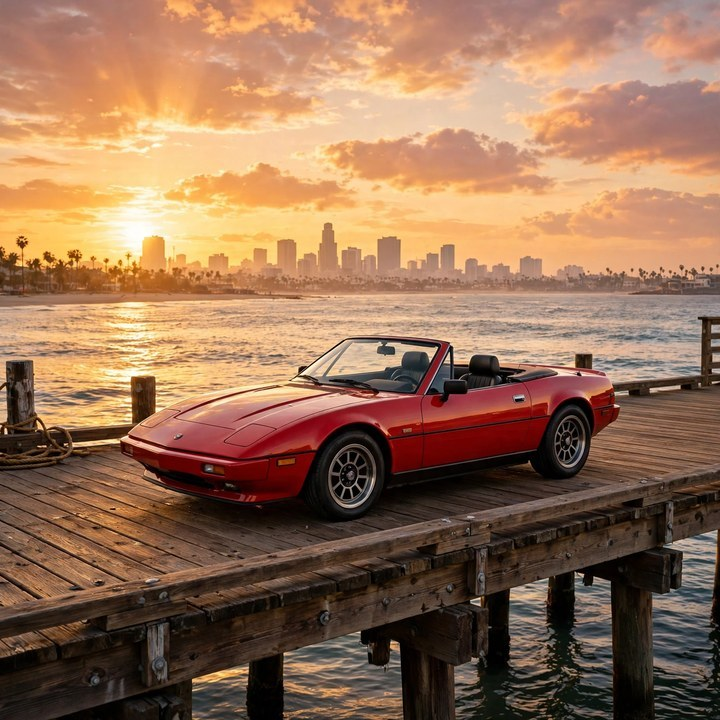
#> input picture app/samples/pier.jpg, 720 x 720 px; the run also reads 1 picture not shown here
$ python make_screenshots.py
#> lines starting #> are read from the running program, lines starting #| are printed output that depends on the picture
"""Generate the four Vice Cover Maker screenshots from the bundled photos.

Covers mirror what app/src/cover.js draws: a large left panel plus two
stacked right panels, thin gaps, a sunset or neon tint, and bold Anton
caption lettering across the bottom. The editor shot draws the dark
editor chrome around a live cover preview. Every file is JPEG, sized
to the gate limits (long side <= 1280, short side >= 480, <= 256 KiB).
"""

from pathlib import Path

from PIL import Image, ImageDraw, ImageEnhance, ImageFont

ROOT = Path(__file__).resolve().parent.parent
FONT_PATH = ROOT / "app" / "fonts" / "Anton-Regular.ttf"
SHOTS = ROOT / "screenshots"
MAX_BYTES = 256 * 1024

PIER = ROOT / "app" / "samples" / "pier.jpg"
BOULEVARD = ROOT / "app" / "samples" / "boulevard.jpg"
SUNSET = ROOT / "app" / "plates" / "sunset.jpg"
NEON = ROOT / "app" / "plates" / "neon.jpg"


def crop_fill(image: Image.Image, width: int, height: int) -> Image.Image:
    """Crop an image so it fills width x height, centred."""
    src_w, src_h = image.size
    scale = max(width / src_w, height / src_h)
    resized = image.resize(
        (max(1, round(src_w * scale)), max(1, round(src_h * scale))),
        Image.LANCZOS,
    )
    left = (resized.width - width) // 2
    top = (resized.height - height) // 2
    return resized.crop((left, top, left + width, top + height))


def tint_sunset(image: Image.Image) -> Image.Image:
    warm = ImageEnhance.Color(image).enhance(1.12)
    overlay = Image.new("RGB", image.size, (255, 120, 60))
    blended = Image.blend(warm, overlay, 0.12)
    return ImageEnhance.Brightness(blended).enhance(1.03)


def tint_neon(image: Image.Image) -> Image.Image:
    boosted = ImageEnhance.Color(image).enhance(1.25)
    magenta = Image.new("RGB", image.size, (255, 46, 196))
    cyan = Image.new("RGB", image.size, (25, 227, 255))
    half = Image.blend(boosted, magenta, 0.10)
    return Image.blend(half, cyan, 0.08)


def panel_cover(width: int, height: int, photos, tint, caption: str, subtitle: str) -> Image.Image:
    gap = max(6, round(min(width, height) * 0.012))
    band = round(height * 0.2)
    art_h = height - band
    main_w = round(width * 0.62)
    side_w = width - main_w - gap
    side_h = (art_h - gap) // 2
    rects = [
        (0, 0, main_w, art_h),
        (main_w + gap, 0, side_w, side_h),
        (main_w + gap, side_h + gap, side_w, art_h - side_h - gap),
    ]
    canvas = Image.new("RGB", (width, height), (11, 7, 20))
    for rect, photo_path in zip(rects, photos):
        x, y, w, h = rect
        with Image.open(photo_path) as source:
            panel = tint(crop_fill(source.convert("RGB"), w, h))
        canvas.paste(panel, (x, y))
    draw = ImageDraw.Draw(canvas, "RGBA")
    for x, y, w, h in rects:
        draw.rectangle([x, y, x + w - 1, y + h - 1], outline=(8, 4, 14, 230), width=3)
    # Caption band: dark fade at the bottom with bold Anton lettering.
    for row in range(band):
        alpha = round(60 + 195 * (row / max(1, band - 1)))
        draw.line([(0, art_h + row), (width, art_h + row)], fill=(10, 5, 16, alpha))
    title_size = round(height * 0.085)
    title_font = ImageFont.truetype(str(FONT_PATH), title_size)
    while title_font.getlength(caption) > width * 0.92 and title_size > 12:
        title_size -= 2
        title_font = ImageFont.truetype(str(FONT_PATH), title_size)
    sub_font = ImageFont.truetype(str(FONT_PATH), max(14, round(title_size * 0.32)))
    title_y = art_h + round(band * 0.30)
    draw.text(
        (width // 2, title_y),
        caption,
        font=title_font,
        fill=(255, 210, 130, 255),
        anchor="mm",
        stroke_width=max(2, title_size // 18),
        stroke_fill=(20, 6, 20, 255),
    )
    draw.text(
        (width // 2, art_h + round(band * 0.74)),
        subtitle,
        font=sub_font,
        fill=(245, 238, 252, 255),
        anchor="mm",
    )
    return canvas


def save_limited(image: Image.Image, path: Path) -> None:
    for quality in (88, 82, 76, 70, 64, 58):
        image.save(path, format="JPEG", quality=quality, optimize=True)
        if path.stat().st_size <= MAX_BYTES:
            print(f"wrote {path.name} {image.width}x{image.height} q={quality} {path.stat().st_size} bytes")
            return
    raise SystemExit(f"{path.name} exceeds {MAX_BYTES} bytes even at low quality")


def editor_shot(cover: Image.Image) -> Image.Image:
    width, height = 1280, 720
    canvas = Image.new("RGB", (width, height), (20, 16, 28))
    draw = ImageDraw.Draw(canvas)
    brand_font = ImageFont.truetype(str(FONT_PATH), 30)
    label_font = ImageFont.truetype(str(FONT_PATH), 15)
    small_font = ImageFont.truetype(str(FONT_PATH), 13)
    draw.text((24, 18), "VICE COVER MAKER", font=brand_font, fill=(255, 150, 80))
    # Controls column.
    col_x, col_y, col_w = 24, 70, 300
    draw.rounded_rectangle([col_x, col_y, col_x + col_w, height - 24], radius=12, fill=(33, 26, 48), outline=(58, 45, 82), width=2)
    rows = [
        ("PHOTO", "pier.jpg"),
        ("SIZE", "1080 x 1080"),
        ("GRADE", "Sunset"),
        ("CAPTION", "VICE CITY"),
        ("PANEL", "Main panel"),
        ("ZOOM", "1.00x"),
    ]
    y = col_y + 18
    for label, value in rows:
        draw.text((col_x + 16, y), label, font=label_font, fill=(185, 168, 217))
        y += 22
        draw.rounded_rectangle([col_x + 16, y, col_x + col_w - 16, y + 34], radius=7, fill=(23, 18, 33), outline=(58, 45, 82), width=1)
        draw.text((col_x + 26, y + 8), value, font=small_font, fill=(245, 238, 252))
        y += 48
    draw.rounded_rectangle([col_x + 16, y + 4, col_x + col_w - 16, y + 48], radius=9, fill=(233, 79, 122))
    draw.text((col_x + col_w // 2, y + 26), "EXPORT PNG", font=label_font, fill=(255, 255, 255), anchor="mm")
    # Cover preview in the centre.
    preview = cover.resize((640, 640), Image.LANCZOS)
    px = col_x + col_w + 40
    py = 70
    canvas.paste(preview, (px, py))
    draw.rectangle([px, py, px + preview.width - 1, py + preview.height - 1], outline=(58, 45, 82), width=2)
    draw.text((px + preview.width // 2, py + preview.height + 18), "LIVE PREVIEW", font=small_font, fill=(185, 168, 217), anchor="mm")
    return canvas


def main() -> None:
    SHOTS.mkdir(parents=True, exist_ok=True)
    landscape = panel_cover(1280, 720, [PIER, SUNSET, BOULEVARD], tint_sunset, "VICE CITY", "A POSTER STORY")
#> in panel_cover, source is the input picture: PIL image 720x720 RGB; mean R, G, B 151.2, 113.1, 86
#> in tint_sunset, `overlay = Image.new("RGB", image.size, (255, 120, 60))`:
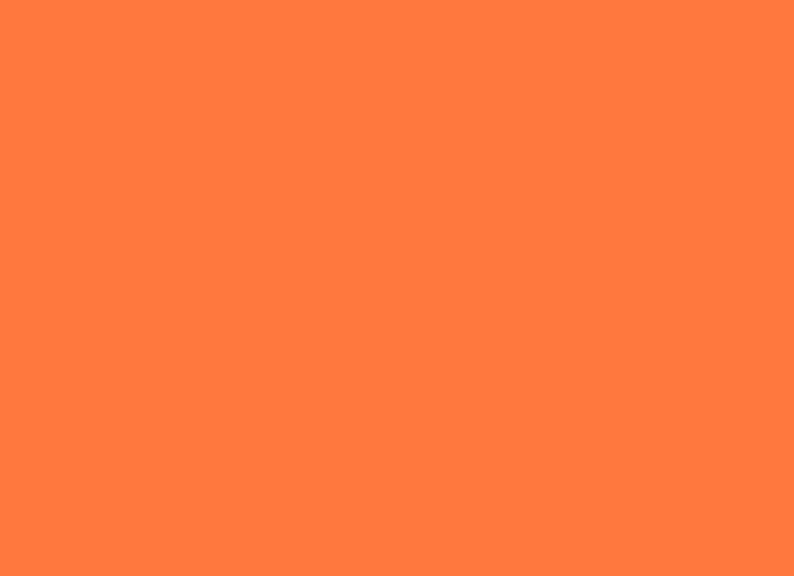
#> overlay: PIL image 794x576 RGB; mean R, G, B 255, 120, 60
#> in tint_sunset, `blended = Image.blend(warm, overlay, 0.12)`:
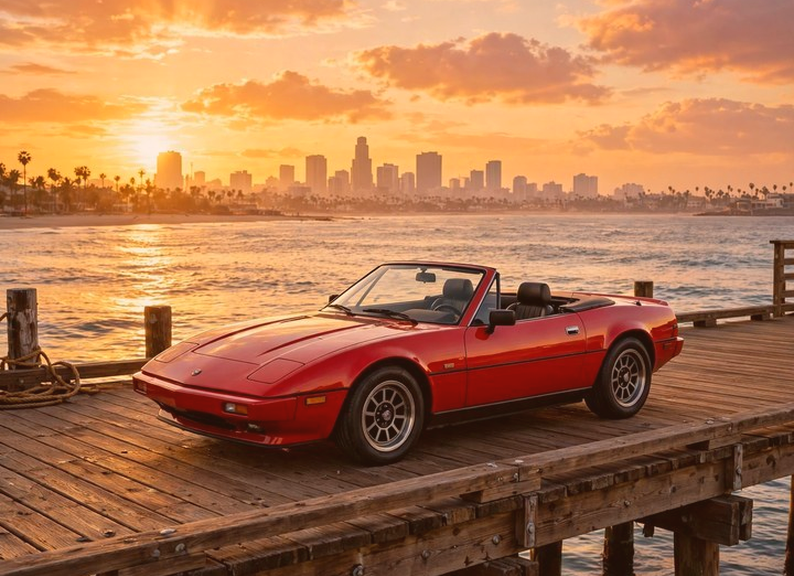
#> blended: PIL image 794x576 RGB; mean R, G, B 172.9, 117.1, 80.1
#> pass 2 of the loop in panel_cover, `for rect, photo_path in zip(rects, photos):`:
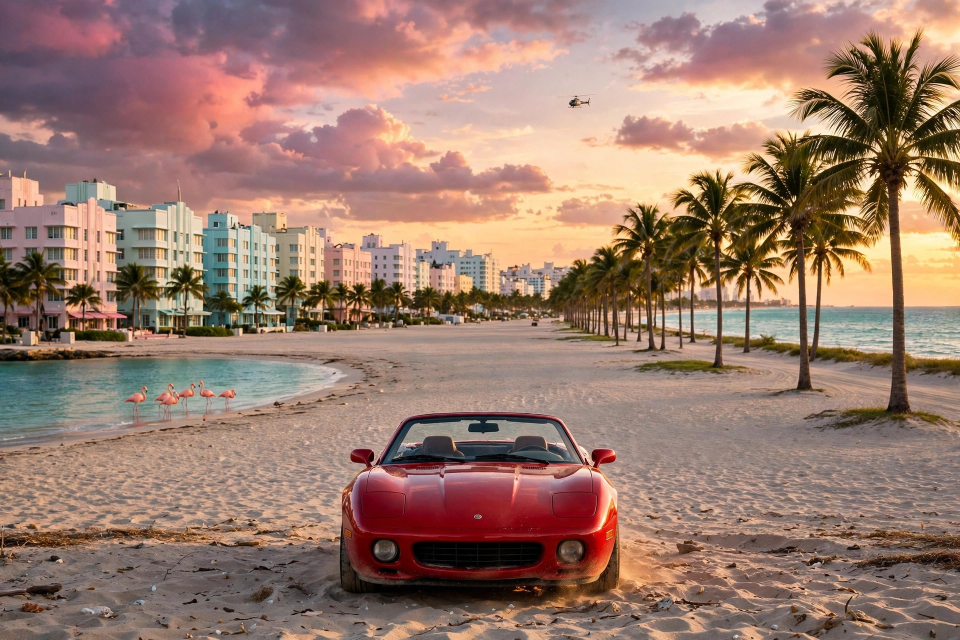
#> input picture app/plates/sunset.jpg, 1920 x 1280 px (shown at 1/2 size)
#> in panel_cover, source is the input picture: PIL image 1920x1280 RGB; mean R, G, B 154.7, 123.6, 109.5
#> resized: PIL image 477x318 RGB
#> warm: PIL image 477x283 RGB
#> overlay: PIL image 477x283 RGB
#> blended: PIL image 477x283 RGB
#> pass 3 of the loop in panel_cover, `for rect, photo_path in zip(rects, photos):`:
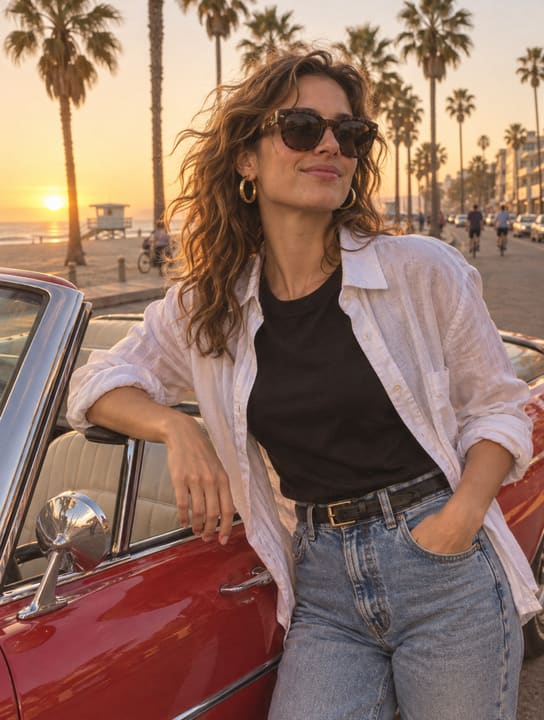
#> input picture app/samples/boulevard.jpg, 544 x 720 px
#> in panel_cover, source is the input picture: PIL image 544x720 RGB; mean R, G, B 145.9, 114.4, 100.7
#> resized: PIL image 477x631 RGB
#> warm: PIL image 477x284 RGB
#> overlay: PIL image 477x284 RGB
#> blended: PIL image 477x284 RGB
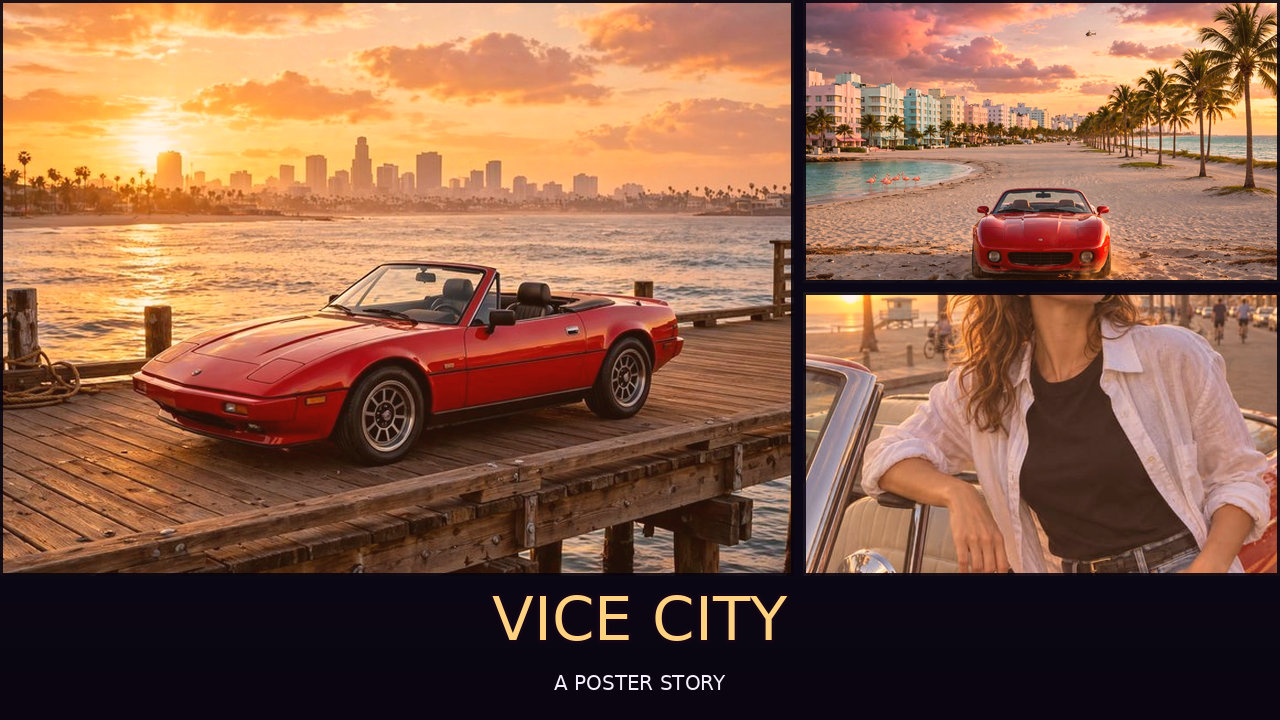
#> landscape: PIL image 1280x720 RGB; mean R, G, B 136.9, 94.9, 72.4
    save_limited(landscape, SHOTS / "1-cover.jpg")
    square = panel_cover(1080, 1080, [PIER, SUNSET, BOULEVARD], tint_sunset, "VICE CITY", "A POSTER STORY")
#> call 2 of panel_cover, with width = 1080, height = 1080, caption = 'VICE CITY', subtitle = 'A POSTER STORY'
#> in panel_cover (call 2), `canvas = Image.new("RGB", (width, height), (11, 7, 20))`:
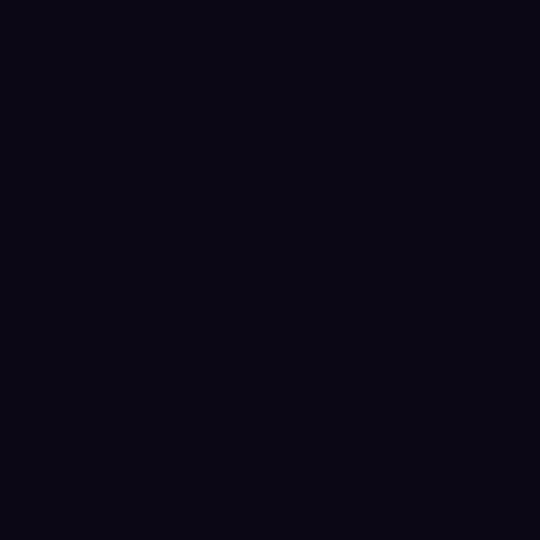
#> canvas: PIL image 1080x1080 RGB (shown at 1/2 size); mean R, G, B 11, 7, 20
#> in tint_sunset (call 4), `overlay = Image.new("RGB", image.size, (255, 120, 60))`:
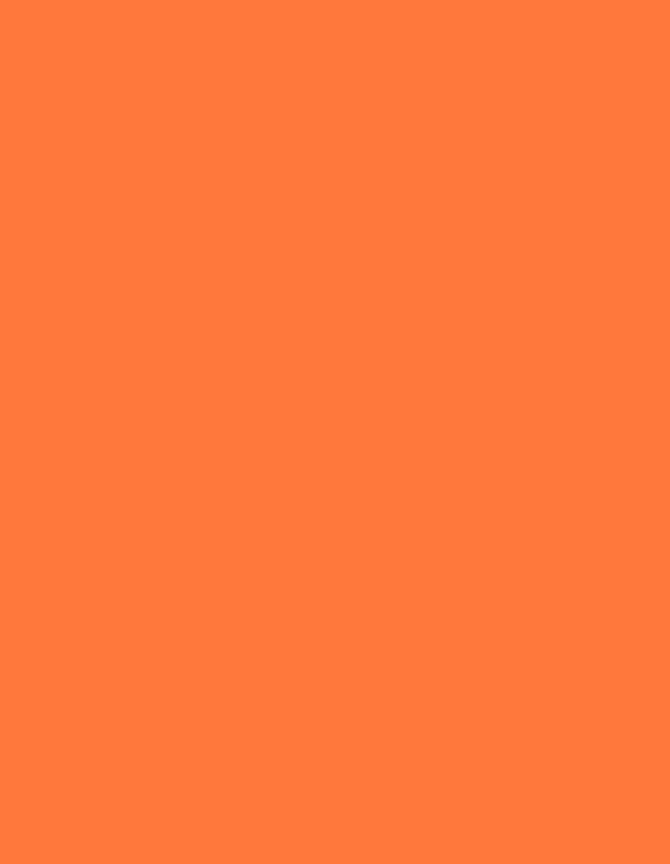
#> overlay: PIL image 670x864 RGB; mean R, G, B 255, 120, 60
#> in tint_sunset (call 4), `blended = Image.blend(warm, overlay, 0.12)`:
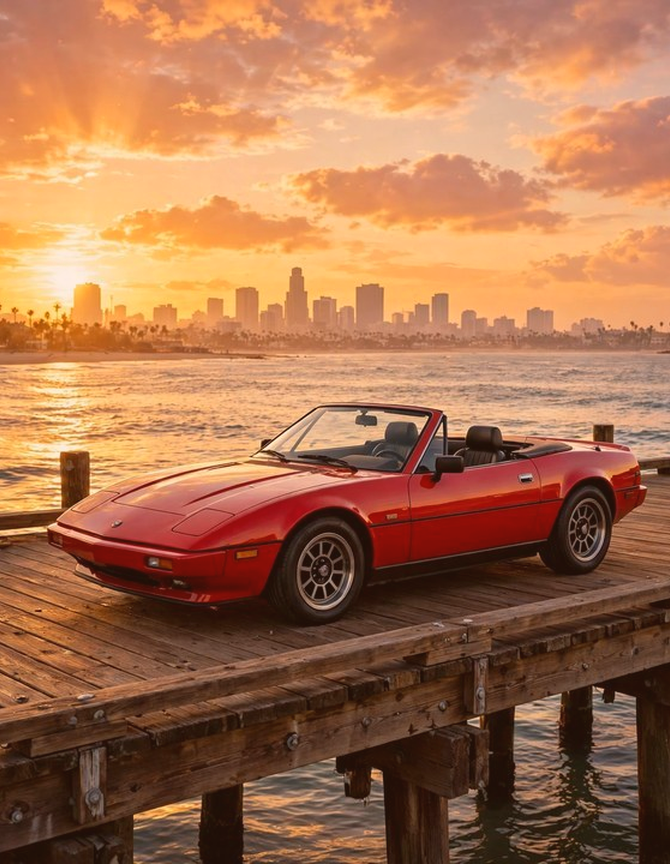
#> blended: PIL image 670x864 RGB; mean R, G, B 167.8, 113.2, 78.6
#> in panel_cover (call 2), `canvas.paste(panel, (x, y))`:
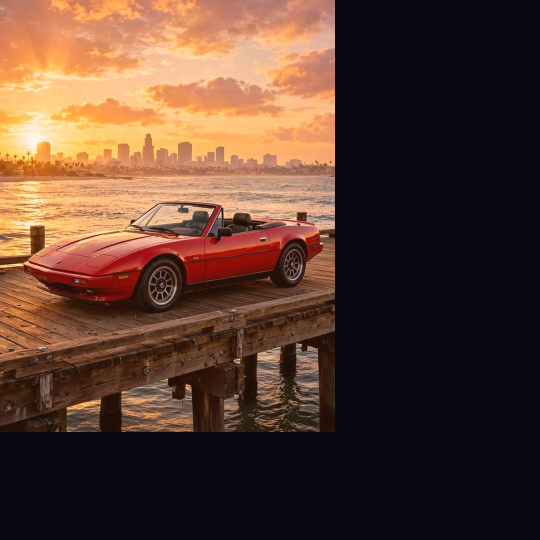
#> canvas: PIL image 1080x1080 RGB (shown at 1/2 size); mean R, G, B 90.6, 61.1, 50
#> pass 2 of the loop in panel_cover, `for rect, photo_path in zip(rects, photos):`:
#> resized: PIL image 638x425 RGB
#> warm: PIL image 397x425 RGB
#> overlay: PIL image 397x425 RGB
#> in tint_sunset (call 5), `blended = Image.blend(warm, overlay, 0.12)`:
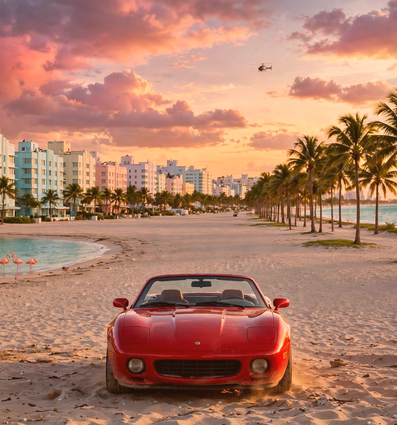
#> blended: PIL image 397x425 RGB; mean R, G, B 175.7, 125.4, 104.7
#> in panel_cover (call 2), `canvas.paste(panel, (x, y))`:
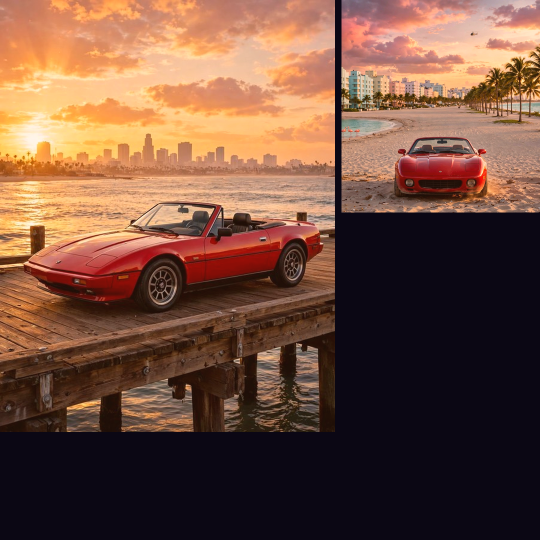
#> canvas: PIL image 1080x1080 RGB (shown at 1/2 size); mean R, G, B 115, 78.7, 62.6
#> pass 3 of the loop in panel_cover, `for rect, photo_path in zip(rects, photos):`:
#> resized: PIL image 397x525 RGB
#> warm: PIL image 397x426 RGB
#> overlay: PIL image 397x426 RGB
#> in tint_sunset (call 6), `blended = Image.blend(warm, overlay, 0.12)`:
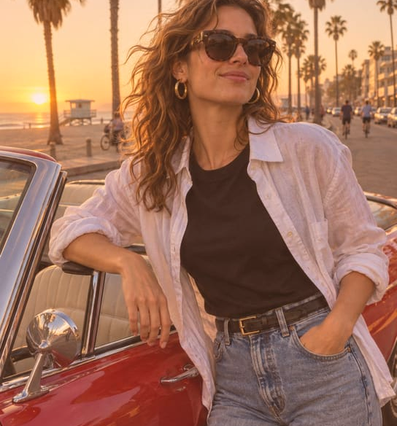
#> blended: PIL image 397x426 RGB; mean R, G, B 159.9, 113, 91.2
#> in panel_cover (call 2), `canvas.paste(panel, (x, y))`:
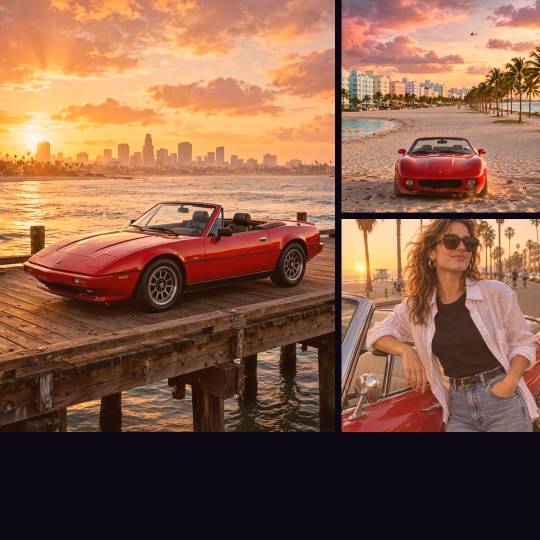
#> canvas: PIL image 1080x1080 RGB (shown at 1/2 size); mean R, G, B 137.1, 94.5, 73.3
    save_limited(editor_shot(square), SHOTS / "2-editor.jpg")
#> after the loop in editor_shot, `for label, value in rows:`: y = 508
#> the loop in save_limited, `for quality in (88, 82, 76, 70, 64, 58):` made 1 pass
#> quality on pass 1: 88
#| wrote 2-editor.jpg 1280x720 q=88 138579 bytes
    portrait = panel_cover(1024, 1280, [BOULEVARD, NEON, PIER], tint_neon, "NEON NIGHTS", "AFTER DARK")
#> pass 2 of the loop in panel_cover, `for rect, photo_path in zip(rects, photos):`:
#> pass 3 of the loop in panel_cover, `for rect, photo_path in zip(rects, photos):`:
    save_limited(portrait, SHOTS / "3-cover.jpg")
    save_limited(square, SHOTS / "4-cover.jpg")


if __name__ == "__main__":
    main()
